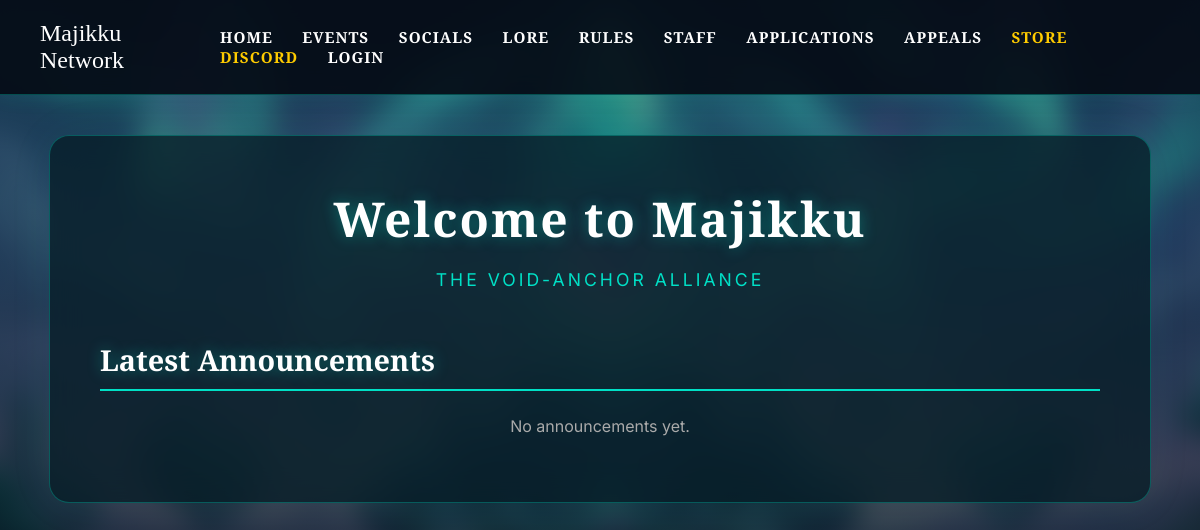
Before: / with the older database file.
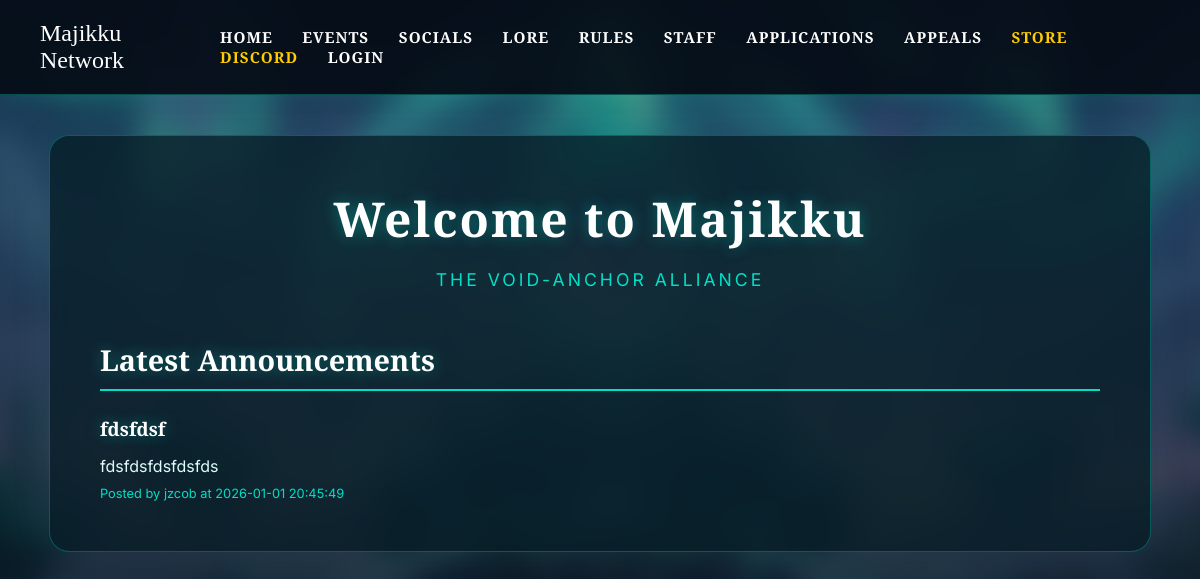
After: the same page with the newer database file.
### tables this page shows
CREATE TABLE announcements (
            id INTEGER PRIMARY KEY AUTOINCREMENT,
            title TEXT NOT NULL,
            content TEXT NOT NULL,
            category TEXT DEFAULT 'NEWS',
            created_at TIMESTAMP DEFAULT CURRENT_TIMESTAMP,
            author TEXT NOT NULL
        );

### app.py (the view)
@app.route('/')
def home():
    conn = sqlite3.connect('database.db')
    conn.row_factory = sqlite3.Row
    posts = conn.execute("SELECT * FROM announcements WHERE category='NEWS' ORDER BY id DESC").fetchall()
    conn.close()
    return render_template('home.html', user=session.get('user'), announcements=posts)

### templates/home.html
{% extends "base.html" %}
{% block content %}
    <h1 style="font-size: 3rem;">Welcome to Majikku</h1>
    <p class="subtitle">The Void-Anchor Alliance</p>
    <h2 class="section-title">Latest Announcements</h2>
    {% if announcements %}
        {% for post in announcements %}
        <div class="announcement">
            <h3>{{ post.title }}</h3>
            <div style="margin-bottom: 10px;">{{ post.content | safe }}</div>
            <div style="font-size: 0.8rem; color: var(--primary);">Posted by {{ post.author }} at {{ post.created_at }}</div>
        </div>
        {% endfor %}
    {% else %}
        <p style="text-align: center; color: #aaa;">No announcements yet.</p>
    {% endif %}
{% endblock %}

Changed rows visible on the page:
added announcements: title "fdsfdsf", content "fdsfdsfdsfdsfds", author "jzcob", created_at "2026-01-01 20:45:49"
Other visible differences:
text no longer shown: "No announcements yet."
